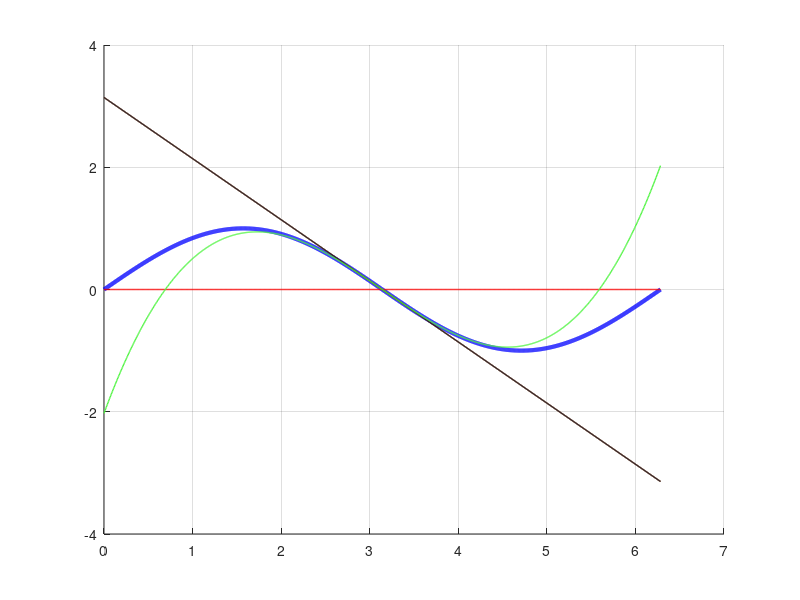

Source code (MATLAB):
% restart
close all; clear all; clc;

a = pi;

x = linspace(0,2*pi,1000);
y = sin(x);

y0 = sin(a)*ones(size(x));
y1 = y0 + cos(a)*(x-a);
y2 = y1 - 0.5*sin(a)*(x-a).^2;
y3 = y2 - (1/factorial(3))*cos(a)*(x-a).^3;

figure;
set(gcf,'Position',[0285 0229 8.688000e+02 0420]);
hold on; grid on;
plot(x,y,'b-','LineWidth',3);
plot(x,y0,'r-','LineWidth',1);
plot(x,y1,'-','Color',(1/255)*[244 152 66],'LineWidth',1);
plot(x,y2,'-','Color',(1/255)*[2 2 25],'LineWidth',1);
plot(x,y3,'-','Color',(1/255)*[80 244 66],'LineWidth',1);